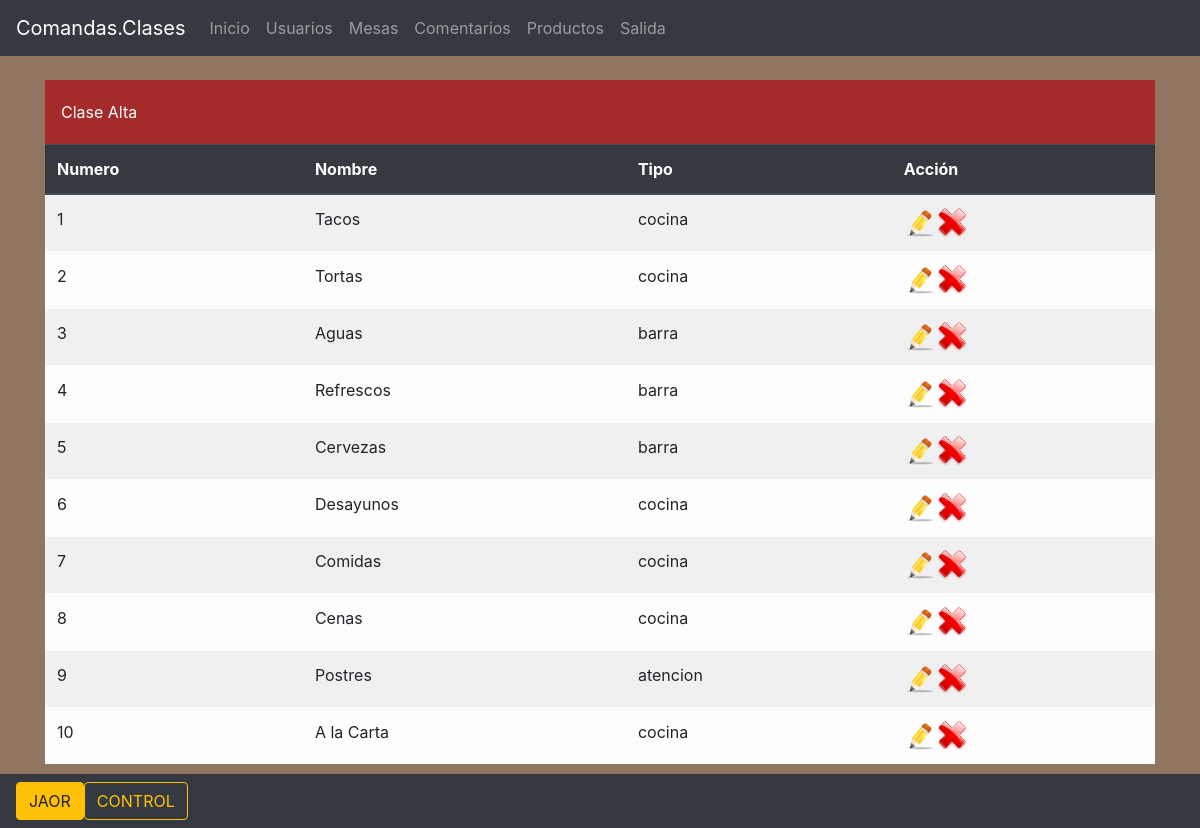
/clases.php (signed in), run on the app's committed database.
### tables this page shows
CREATE TABLE IF NOT EXISTS `clases` (
  `numero` tinyint(4) NOT NULL DEFAULT 0,
  `nombre` varchar(10) DEFAULT NULL,
  `tipo` varchar(10) DEFAULT NULL,
  PRIMARY KEY (`numero`),
  KEY `Índice 2` (`nombre`)
);

### php/func_bd.php (called while the page is built, shortened)
<?php
function fnGetDatos($conexion, $tabla)
{
	$query =  " SELECT *";
    $query .= " FROM   $tabla";
	$registros = $conexion->query($query);
	return $registros;
}
?>

### clases.php (the view, shortened to what this page needs)
<?php
  include ("php/func_bd.php");
  if (isset($_SESSION['codigo']) &&
      isset($_SESSION['usuario']) &&
      isset($_SESSION['tipo']))
  {
     $usuario = $_SESSION['usuario'];
     $tipo    = $_SESSION['tipo'];
  }
  else
  {
     $titulo      = "Error Acceso";
     $descripcion = "Intento de Violación de Acceso";
     $enlace      = "index.php";
     header("Location: error.php?titulo=$titulo&descripcion=$descripcion&enlace=$enlace");
  }
?>
<!DOCTYPE html>
<html lang="en">
<head>
  <link rel="stylesheet" type="text/css" href="css/comandas.css" media="screen" />
</head>
<body>
  <nav class="navbar navbar-expand-md bg-dark navbar-dark">
    <a class="navbar-brand" href="#">Comandas.Clases</a>
    <div class="collapse navbar-collapse" id="collapsibleNavbar">
      <ul class="navbar-nav">
        <li class="nav-item">
          <a class="nav-link" href="index.php">
            Inicio
          </a>
        </li>
        <li class="nav-item">
          <a class="nav-link" href="usuarios.php">
            Usuarios
          </a>
        </li>
        <li class="nav-item">
          <a class="nav-link" href="mesas.php">
            Mesas
          </a>
        </li>
        <li class="nav-item">
          <a class="nav-link" href="comentarios.php">
            Comentarios
          </a>
        </li>
        <li class="nav-item">
          <a class="nav-link" href="productos.php">
            Productos
          </a>
        </li>
        <li class="nav-item">
          <a class="nav-link" href="php/salida.php">Salida</a>
        </li>
      </ul>
    </div>
  </nav>
  <br>
  <div class="container">
    <table class="table table-striped table-light">
      <caption style="background-color: brown; caption-side: top">
        <a class="nav-link" href="clasesABC.php?operacion=Alta">
          Clase Alta
        </a>
      </caption>
      <thead class="thead-dark">
        <tr>
          <th>Numero</th>
          <th>Nombre</th>
          <th>Tipo</th>
          <th>Acción</th>
        </tr>
      </thead>
      <tbody>
        <?php
        $clases = fnGetDatos($conexion,"clases");
        while ($fila = $clases->fetch_assoc())
        {
          $enlaceCambio  = "clasesABC.php?operacion=Cambios";
          $enlaceCambio .= "&numero=".$fila['numero'];
          $enlaceCambio .= "&nombre=".$fila['nombre'];
          $enlaceCambio .= "&tipo=".$fila['tipo'];
          $enlaceCambio = str_replace(" ", "%20", $enlaceCambio);
          $enlaceBaja  = "clasesABC.php?operacion=Baja";
          $enlaceBaja .= "&numero=".$fila['numero'];
          $enlaceBaja .= "&nombre=".$fila['nombre'];
          $enlaceBaja .= "&tipo=".$fila['tipo'];
          $enlaceBaja = str_replace(" ", "%20", $enlaceBaja);
          echo "<tr>";
          echo "<td>".$fila['numero']."</td>";
          echo "<td>".$fila['nombre']."</td>";
          echo "<td>".$fila['tipo']."</td>";
          echo "<td>";
          echo "<a href=$enlaceCambio><img src='img/edit.png'></a>";
          echo "<a href=$enlaceBaja><img src='img/del.png'></a>";
          echo "</td>";
          echo '</tr>';
        }
        ?>
      </tbody>
    </table>
  </div>
  <br><br>
  <nav class="navbar navbar-expand-sm bg-dark navbar-dark fixed-bottom">
      <button type="button" class="btn btn-warning">
          <?php
            echo strtoupper($usuario);
          ?>
      </button>
      <button type="button" class="btn btn-outline-warning">
          <?php
            echo strtoupper($tipo);
          ?>
      </button>
  </nav>
</body>
</html>

### css/comandas.css (style rules this page uses)
body { background: url(../img/logo.jpg) center fixed no-repeat; background-color: rgb(144,118,97); }
a { color: white; }

### data on the page
clases: numero "1", nombre "Tacos", tipo "cocina"
clases: numero "2", nombre "Tortas", tipo "cocina"
clases: numero "3", nombre "Aguas", tipo "barra"
clases: numero "4", nombre "Refrescos", tipo "barra"
clases: numero "5", nombre "Cervezas", tipo "barra"
clases: numero "6", nombre "Desayunos", tipo "cocina"
clases: numero "7", nombre "Comidas", tipo "cocina"
clases: numero "8", nombre "Cenas", tipo "cocina"
clases: numero "9", nombre "Postres", tipo "atencion"
clases: numero "10", nombre "A la Carta", tipo "cocina"

### other printed values
$usuario "JAOR"
$tipo "CONTROL"
